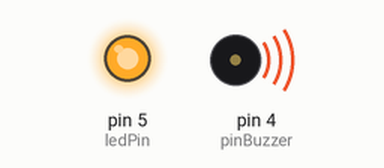
This sketch was run on a simulated Arduino Uno, built with avr-gcc and run on an emulated ATmega328P. Parts: output pins drawn as LEDs (lit = HIGH), buzzer (waves = sounding).

Above: at 0.2 s.
At 13.2 s:
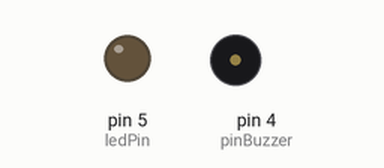
Timing chart, 0 to 19.5 s (numbered marks = the images above):
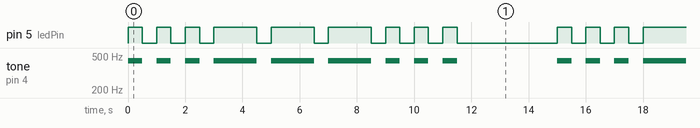

Measured:
- by itself, pin 5 (ledPin): repeats every 15.0 s: 2 × (LOW 0.50 s, HIGH 0.50 s), 3 × (LOW 0.50 s, HIGH 1.5 s), 3 × (LOW 0.50 s, HIGH 0.50 s), LOW 3.5 s, HIGH 0.50 s
- by itself, tone on pin 4 (pinBuzzer): repeats every 15.0 s: 2 × (silent 0.50 s, 440 Hz 0.50 s), 3 × (silent 0.50 s, 440 Hz 1.5 s), 3 × (silent 0.50 s, 440 Hz 0.50 s), silent 3.5 s, 440 Hz 0.50 s

The sketch:

ledbuzz1.ino
```cpp
/*  Created on 2022
 *  Last modification: 25th April 2022
 *  This code permits to execute the SOS both on the LED and Buzzer at the same time
 */

const int ledPin = 5;            // LED connected to pin number 5 (D1)
const int pinBuzzer = 4;         // Buzzer connected to pin number 4 (D2)

void setup() {
pinMode(pinBuzzer,OUTPUT);
pinMode(ledPin, OUTPUT);
}

void SOS(int n) {
  tone(pinBuzzer, 440);          // turn the Buzzer on at a frequency of 440 Hz
  digitalWrite(ledPin, HIGH);    // turn the LED on (HIGH is the voltage level)
   delay(n);                     // wait for n seconds
  noTone(pinBuzzer);             // turn the Buzzer off
  digitalWrite(ledPin, LOW);     // turn the LED off by making the voltage LOW
   delay(500);                   // wait for 0.5 seconds
  tone(pinBuzzer, 440);
  digitalWrite(ledPin, HIGH);
   delay(n);
  noTone(pinBuzzer);
  digitalWrite(ledPin, LOW);
   delay(500);
  tone(pinBuzzer, 440);
  digitalWrite(ledPin, HIGH);
   delay(n);
  noTone(pinBuzzer);
  digitalWrite(ledPin, LOW);
   delay(500);
}

void silence (){
  noTone(pinBuzzer);
  digitalWrite(ledPin, LOW);
   delay(3000);
}
void loop() {
  SOS(500);
  SOS(1500);
  SOS(500);
  silence();
}
```
